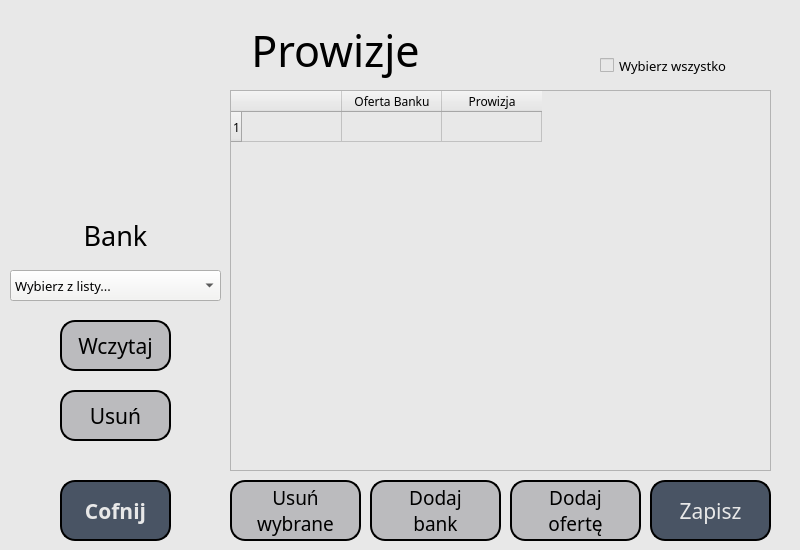
<?xml version="1.0" encoding="UTF-8"?>
<ui version="4.0">
 <class>Dialog</class>
 <widget class="QDialog" name="Dialog">
  <property name="geometry">
   <rect>
    <x>0</x>
    <y>0</y>
    <width>800</width>
    <height>550</height>
   </rect>
  </property>
  <property name="windowTitle">
   <string>Dialog</string>
  </property>
  <property name="styleSheet">
   <string notr="true">background-color: rgb(232, 232, 232);</string>
  </property>
  <widget class="QTableWidget" name="tableWidget">
   <property name="geometry">
    <rect>
     <x>230</x>
     <y>90</y>
     <width>541</width>
     <height>381</height>
    </rect>
   </property>
   <property name="font">
    <font>
     <family>Artifakt Element</family>
    </font>
   </property>
   <property name="editTriggers">
    <set>QAbstractItemView::DoubleClicked</set>
   </property>
   <row>
    <property name="text">
     <string>1</string>
    </property>
    <property name="font">
     <font>
      <family>Artifakt Element</family>
     </font>
    </property>
   </row>
   <column>
    <property name="text">
     <string/>
    </property>
    <property name="font">
     <font>
      <family>Artifakt Element</family>
     </font>
    </property>
   </column>
   <column>
    <property name="text">
     <string>Oferta Banku</string>
    </property>
    <property name="font">
     <font>
      <family>Artifakt Element</family>
     </font>
    </property>
   </column>
   <column>
    <property name="text">
     <string>Prowizja</string>
    </property>
    <property name="font">
     <font>
      <family>Artifakt Element</family>
     </font>
    </property>
   </column>
   <item row="0" column="0">
    <property name="text">
     <string/>
    </property>
   </item>
   <item row="0" column="1">
    <property name="text">
     <string/>
    </property>
    <property name="font">
     <font>
      <family>Artifakt Element</family>
     </font>
    </property>
   </item>
   <item row="0" column="2">
    <property name="text">
     <string/>
    </property>
    <property name="font">
     <font>
      <family>Artifakt Element</family>
     </font>
    </property>
   </item>
  </widget>
  <widget class="QLabel" name="label">
   <property name="geometry">
    <rect>
     <x>220</x>
     <y>20</y>
     <width>231</width>
     <height>61</height>
    </rect>
   </property>
   <property name="font">
    <font>
     <family>Artifakt Element</family>
     <pointsize>32</pointsize>
    </font>
   </property>
   <property name="text">
    <string>Prowizje</string>
   </property>
   <property name="alignment">
    <set>Qt::AlignCenter</set>
   </property>
  </widget>
  <widget class="QLabel" name="label_2">
   <property name="geometry">
    <rect>
     <x>70</x>
     <y>220</y>
     <width>91</width>
     <height>31</height>
    </rect>
   </property>
   <property name="font">
    <font>
     <family>Artifakt Element</family>
     <pointsize>20</pointsize>
    </font>
   </property>
   <property name="text">
    <string>Bank</string>
   </property>
   <property name="alignment">
    <set>Qt::AlignCenter</set>
   </property>
  </widget>
  <widget class="QComboBox" name="comboBox">
   <property name="geometry">
    <rect>
     <x>10</x>
     <y>270</y>
     <width>211</width>
     <height>31</height>
    </rect>
   </property>
   <property name="font">
    <font>
     <family>Artifakt Element</family>
     <pointsize>10</pointsize>
    </font>
   </property>
   <property name="styleSheet">
    <string notr="true">background-color: rgb(244, 244, 242);</string>
   </property>
   <item>
    <property name="text">
     <string>Wybierz z listy...</string>
    </property>
   </item>
  </widget>
  <widget class="QPushButton" name="loadButton">
   <property name="geometry">
    <rect>
     <x>60</x>
     <y>320</y>
     <width>111</width>
     <height>51</height>
    </rect>
   </property>
   <property name="font">
    <font>
     <family>Artifakt Element</family>
     <pointsize>16</pointsize>
    </font>
   </property>
   <property name="styleSheet">
    <string notr="true">background-color: rgb(187, 187, 190);
border-color: rgb(0, 0, 0);
border: 2px solid;
border-radius: 15px;</string>
   </property>
   <property name="text">
    <string>Wczytaj</string>
   </property>
  </widget>
  <widget class="QPushButton" name="deleteButton">
   <property name="geometry">
    <rect>
     <x>230</x>
     <y>480</y>
     <width>131</width>
     <height>61</height>
    </rect>
   </property>
   <property name="font">
    <font>
     <family>Artifakt Element</family>
     <pointsize>14</pointsize>
     <weight>50</weight>
     <bold>false</bold>
    </font>
   </property>
   <property name="styleSheet">
    <string notr="true">background-color: rgb(187, 187, 190);
border-color: rgb(0, 0, 0);
border: 2px solid;
border-radius: 15px;</string>
   </property>
   <property name="text">
    <string>Usuń
wybrane</string>
   </property>
  </widget>
  <widget class="QPushButton" name="addBankButton">
   <property name="geometry">
    <rect>
     <x>370</x>
     <y>480</y>
     <width>131</width>
     <height>61</height>
    </rect>
   </property>
   <property name="font">
    <font>
     <family>Artifakt Element</family>
     <pointsize>14</pointsize>
     <weight>50</weight>
     <bold>false</bold>
    </font>
   </property>
   <property name="styleSheet">
    <string notr="true">background-color: rgb(187, 187, 190);
border-color: rgb(0, 0, 0);
border: 2px solid;
border-radius: 15px;</string>
   </property>
   <property name="text">
    <string>Dodaj 
bank</string>
   </property>
  </widget>
  <widget class="QPushButton" name="addNewOfferButton">
   <property name="geometry">
    <rect>
     <x>510</x>
     <y>480</y>
     <width>131</width>
     <height>61</height>
    </rect>
   </property>
   <property name="font">
    <font>
     <family>Artifakt Element</family>
     <pointsize>14</pointsize>
     <weight>50</weight>
     <bold>false</bold>
    </font>
   </property>
   <property name="styleSheet">
    <string notr="true">background-color: rgb(187, 187, 190);
border-color: rgb(0, 0, 0);
border: 2px solid;
border-radius: 15px;</string>
   </property>
   <property name="text">
    <string>Dodaj
ofertę</string>
   </property>
  </widget>
  <widget class="QPushButton" name="BackButton">
   <property name="geometry">
    <rect>
     <x>60</x>
     <y>480</y>
     <width>111</width>
     <height>61</height>
    </rect>
   </property>
   <property name="font">
    <font>
     <family>Artifakt Element</family>
     <pointsize>16</pointsize>
     <weight>75</weight>
     <bold>true</bold>
    </font>
   </property>
   <property name="styleSheet">
    <string notr="true">background-color: rgb(73, 84, 100);
border-color: rgb(0, 0, 0);
border: 2px solid;
border-radius: 15px;
color: rgb(232, 232, 232);</string>
   </property>
   <property name="text">
    <string>Cofnij</string>
   </property>
  </widget>
  <widget class="QPushButton" name="saveButton">
   <property name="geometry">
    <rect>
     <x>650</x>
     <y>480</y>
     <width>121</width>
     <height>61</height>
    </rect>
   </property>
   <property name="font">
    <font>
     <family>Artifakt Element</family>
     <pointsize>16</pointsize>
     <weight>50</weight>
     <bold>false</bold>
    </font>
   </property>
   <property name="styleSheet">
    <string notr="true">background-color: rgb(73, 84, 100);
border-color: rgb(0, 0, 0);
border: 2px solid;
border-radius: 15px;
color: rgb(232, 232, 232);</string>
   </property>
   <property name="text">
    <string>Zapisz</string>
   </property>
  </widget>
  <widget class="QCheckBox" name="checkBox">
   <property name="geometry">
    <rect>
     <x>600</x>
     <y>50</y>
     <width>171</width>
     <height>31</height>
    </rect>
   </property>
   <property name="font">
    <font>
     <family>Artifakt Element</family>
     <pointsize>10</pointsize>
    </font>
   </property>
   <property name="text">
    <string>Wybierz wszystko</string>
   </property>
  </widget>
  <widget class="QPushButton" name="deleteBankButton">
   <property name="geometry">
    <rect>
     <x>60</x>
     <y>390</y>
     <width>111</width>
     <height>51</height>
    </rect>
   </property>
   <property name="font">
    <font>
     <family>Artifakt Element</family>
     <pointsize>16</pointsize>
    </font>
   </property>
   <property name="styleSheet">
    <string notr="true">background-color: rgb(187, 187, 190);
border-color: rgb(0, 0, 0);
border: 2px solid;
border-radius: 15px;</string>
   </property>
   <property name="text">
    <string>Usuń</string>
   </property>
  </widget>
  <widget class="QLabel" name="label_3">
   <property name="geometry">
    <rect>
     <x>50</x>
     <y>40</y>
     <width>141</width>
     <height>141</height>
    </rect>
   </property>
   <property name="text">
    <string/>
   </property>
   <property name="pixmap">
    <pixmap>LogoSample_ByTailorBrands.png</pixmap>
   </property>
   <property name="scaledContents">
    <bool>true</bool>
   </property>
  </widget>
 </widget>
 <resources/>
 <connections/>
</ui>
